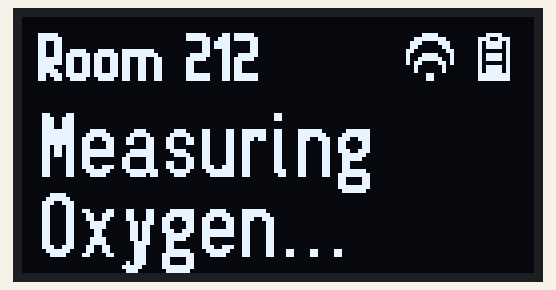
Bench run of a sketch on a simulated ESP32. Shown: 128×64 one-colour display. WiFi joins after 1.5 s; servers stay silent unless stated; uploads are accepted with an empty reply; what the sketch prints to the serial monitor is not drawn.

Above: at 1.6 s.
At 32.2 s:
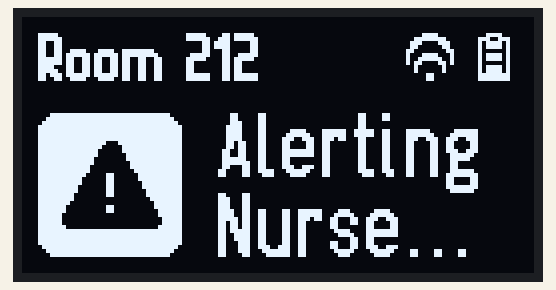

The sketch:

Integrated.ino
```cpp
/*
  Wearable SpO2 monitor for overdose event detection & alerting
  By: KWANN (Team 12, UW Biomedical Engineering Capstone 2021)
  Date: March 19, 2021
*/


/*
  ~~ PINOUT ~~
  Power (All): +3.3V
  SpO2 Sensor:
    - SCL: 22
    - SDA: 21
  LCD:
    - SCL: 17
    - SDA: 16
 */


#include <Wire.h>
#include <Arduino.h>
#include <U8g2lib.h>
#include "MAX30105.h"
#include "spo2_algorithm.h"
#include "WiFi.h"
#include "ESP32Ping.h"

#include "Icons.h"
#include "spo2_data.h"
#include "classifier.h"


/**********************************/
/******** CONFIG VARIABLES ********/
/**********************************/

bool use_simulated_data = true; // Look for .csv files of SpO2 values instead of sensor
int simulation_read_delay = 250; // ms
int simulation_length = 152; // length of data buffer

bool static_sleep_mode = false; // TESTING: set this to true to have static sleep mode
int wifi_connect_wait_time = 10; // seconds

const char* backend_url = "https://limitless-thicket-44970.herokuapp.com";
const int backend_http_port = 80;


/**********************************/
/******** STATE VARIABLES *********/
/**********************************/

// functional state
bool sleep_mode = false;
bool config_mode = false;
bool manual_alert_active = false;
bool measured_alert_active = false;

// device status
int batt_level = 0;
bool bluetooth_connection = false;
int device_id = 1; // TODO: should be set via configuration workflow

// display state
bool display_alert = false;

// WIFI
bool wifi_connection = false;

// CHANGE
const char* ssid = "";
const char* password = "";


/**********************************/
/******* SPO2 SENSOR SETUP ********/
/**********************************/

MAX30105 particleSensor;

// Sensor Parameters //
// (Default: brightness 60, pulse width 411, sample rate 100, adcRange 4096)
byte ledBrightness = 60; //Options: 0=Off to 255=50mA
byte ledMode = 2; //Options: 1 = Red only, 2 = Red + IR, 3 = Red + IR + Green
byte sampleAverage = 4; //Options: 1, 2, 4, 8, 16, 32
int sampleRate = 100; //Options: 50, 100, 200, 400, 800, 1000, 1600, 3200
int pulseWidth = 69; //Options: 69, 118, 215, 411
int adcRange = 4096; //Options: 2048, 4096, 8192, 16384

// Data structs //
uint32_t irBuffer[100]; //infrared LED sensor data
uint32_t redBuffer[100];  //red LED sensor data
int32_t spo2; //SPO2 value
int8_t validSPO2; //indicator to show if the SPO2 calculation is valid
int32_t heartRate; //heart rate value
int8_t validHeartRate; //indicator to show if the heart rate calculation is valid

int32_t bufferLength = 100; // (sampleRate / sampleAverage) * 4 (hold 4 seconds of data)
int32_t chunk_size = bufferLength / 2;


/**********************************/
/*********** LCD SETUP ************/
/**********************************/

U8G2_SSD1306_128X64_NONAME_1_SW_I2C u8g2(
  U8G2_R0,
  /* clock=*/ 17, // ESP port 17
  /* data=*/ 16, // ESP port 16
  /* reset=*/ U8X8_PIN_NONE
);

// display constants
#define iw 12 // icon width
#define ih 12 // icon height
#define ms 4 // margin spacing
#define sw 128 // screen width
#define sh 64 // screen height


/**********************************/
/*********** FUNCTIONS ************/
/**********************************/

void drawBattery(void) {
  // draw battery icon right now doing a 33% interval mapping with integers from 0 to 3.
  switch(batt_level) {
    case 0:
      u8g2.drawXBMP( sw-iw-ms, ms, iw, ih, batF_bits);
      break;
    case 1:
      u8g2.drawXBMP( sw-iw-ms, ms, iw, ih, bat66_bits);
      break;
    case 2:
      u8g2.drawXBMP( sw-iw-ms, ms, iw, ih, bat33_bits);
      break;
    case 3:
      u8g2.drawXBMP( sw-iw-ms, ms, iw, ih, batE_bits);
      break;
    default:
      u8g2.drawXBMP( sw-iw-ms, ms, iw, ih, batE_bits);
  }
}

// graphic commands to redraw the complete screen should be placed here
void draw(void) {

  drawBattery();

  if (wifi_connection) {
    u8g2.drawXBMP( sw-2*iw-2*ms, ms, iw, ih, wifi_bits);
  }

  if (bluetooth_connection) {
    u8g2.drawXBMP( sw-3*iw-3*ms, ms, iw, ih, bt_bits);
  }

  // draw Room number in top left
  u8g2.setFont(u8g2_font_lastapprenticebold_tr);
  u8g2.drawStr(ms,16,"Room 212");

  // draw Status message in bottom left
  u8g2.setFont(u8g2_font_logisoso16_tr);
  if (manual_alert_active || measured_alert_active) {
    u8g2.drawXBMP( ms, 24, 36, 36, alert_bits);
    u8g2.drawStr(ms*2 + 36 + ms,40,"Alerting");
    u8g2.drawStr(ms*2 + 36 + ms,60,"Nurse...");
  } else {
    u8g2.drawStr(ms,40,"Measuring");
    u8g2.drawStr(ms,60,"Oxygen...");
  }
}


void setup() {
  /* Debug */
  Serial.begin(115200);

  /* Check power switch position & set sleep_mode appropriately */
  // TODO


  /* Set up sensor */

  if (!particleSensor.begin(Wire, I2C_SPEED_FAST)) // Use default I2C port, 400kHz speed
  {
    Serial.println(F("MAX30105 was not found. Please check wiring/power."));
    while (1);
  }

  //Configure sensor with these parameters
  particleSensor.setup(
    ledBrightness,
    sampleAverage,
    ledMode,
    sampleRate,
    pulseWidth,
    adcRange
  );


  /* Set up WiFi */
  WiFi.mode(WIFI_STA);
  WiFi.disconnect();
  Serial.println();
  Serial.println();
  Serial.print("Connecting to ");
  Serial.println(ssid);

  WiFi.begin(ssid, password);

  int counter = 0;
  int num_attempts = wifi_connect_wait_time * 2;
  while (WiFi.status() != WL_CONNECTED && counter++ < num_attempts) {
      delay(500);
      Serial.print(".");
  }
  if (WiFi.status() == WL_CONNECTED) {
    wifi_connection = true;
    Serial.println("WiFi connected");
    Serial.println("IP address: ");
    Serial.println(WiFi.localIP());

//    // PING TEST
//    bool lcl_ping_success = Ping.ping("192.168.22.146", 5); // local device on network
//    if(!lcl_ping_success){
//        Serial.println("Local ping failed.");
//    } else {
//      Serial.println("Local ping succesful.");
//    }
//
//    bool remote_ping_success = Ping.ping("www.google.com", 5); //  remote host
//    if(!remote_ping_success){
//        Serial.println("Remote ping failed.");
//    } else {
//      Serial.println("Remote ping succesful.");
//    }

  } else {
    Serial.println("WiFi Connection failed");
  }

  /* Set up LCD */
  u8g2.begin();
}


void loop() {

  if (sleep_mode) {
    // TODO: light sleep with wakeup from power switch
  } else if (static_sleep_mode) {
    esp_light_sleep_start(); // TESTING ONLY: this will KO the ESP until reset!
  }

  if (config_mode) {
    // TODO: config loop
  }

  if (manual_alert_active) {
    // TODO: dispatch manual alert & update screen
  }

  // TODO: if LED buffers empty, fill them

  // Draw on first pass
  long lastDraw = millis() - 1001;
  bool forceDraw = false;

  // Measurement loop
  bool break_cmd = false;
  int sim_data_index = 0;

  long spo2_measurement_time = 0;
  long classification_time = 0;
  long alert_dispatch_time = 0;

  while (true) {
    // If LCD refresh interval reached, update LCD
    if (millis() - lastDraw > 1000 || forceDraw) {
      // picture loop
      u8g2.firstPage();
      do {
       draw();
      } while( u8g2.nextPage() );
      lastDraw = millis();
      forceDraw = false;
    }

    if (use_simulated_data) {
      // Read one SpO2 value from file after simulated measurement period
      delay(simulation_read_delay); // TODO: Make interruptable

      if (sim_data_index == simulation_length) {
        Serial.println("\n\n\n\n~~~~~~~~~~~~~~~~~~~~~~~~~~~~~~~~~~~~~~~~~~~~~~~~~~~~~~~~~~~~~~~~~~~~~~~\n");
        Serial.println("START OF SIMULATED DATASET");
        sim_data_index = 0;
      }
      spo2 = no_overdose_outliers[sim_data_index++];
      spo2_measurement_time = millis();
    } else {
      // Measure batch of sensor values & calculate SpO2
      // TODO
    }

    // Feed batch SpO2 value into classification algorithm
    bool OD_detected = classify_spo2(spo2);
    classification_time = millis();

    // If classification is positive, dispatch measured alert & update screen
    if (OD_detected) {
      // Take action once
      if (!measured_alert_active) {
        measured_alert_active = true;
        forceDraw = true;

        // Send alert to backend
        // Create WiFi client
        WiFiClient client;
        if (wifi_connection) {
          if (!client.connect(backend_url, backend_http_port)) {
            Serial.println("=> Connection to backend failed");
          } else {
            Serial.println("Connected to backend");
          }
        }

        String url = "/api/alert/";
        url += device_id;

        // Code pulled from WiFiClient demo
        client.print(String("GET ") + url + " HTTP/1.1\r\n" +
                     "Host: " + backend_url + "\r\n" +
                     "Connection: close\r\n\r\n");
        unsigned long timeout = millis();
        while (client.available() == 0) {
            if (millis() - timeout > 10000) {
                Serial.println(">>> Client Timeout !");
                client.stop();
                return;
            }
        }

        // Read all the lines of the reply from server and print them to Serial
        while(client.available()) {
            String line = client.readStringUntil('\r');
            Serial.print(line);
        }

        alert_dispatch_time = millis();

        // Time summary of alert
        Serial.println("\n~~~ TIME SUMMARY OF ALERT ~~~");
        Serial.print("  -> Measurement to Classification: ");
        Serial.println(classification_time - spo2_measurement_time);
        Serial.print("  -> Classification to dispatch: ");
        Serial.println(alert_dispatch_time - classification_time);

      }

      Serial.print("SpO2 read: ");
      Serial.print(spo2);
      Serial.println(" - OD detected");

    } else {
      Serial.print("SpO2 read: ");
      Serial.print(spo2);
      Serial.println(" - No OD detected");
    }
  }
}
```

classifier.h
```cpp
#ifndef classifier_h
#define classifier_h

bool classify_spo2(int32_t spo2) {
	if (spo2 < 91) return true;
	else return false;
}

#endif
```

Source omitted: Icons.h (data table, 2572 bytes), spo2_data.h (data table, 4518 bytes)

Measured:
- what the display in image 0 shows lasts 30.5 s, from 1.6 s to 32.1 s
